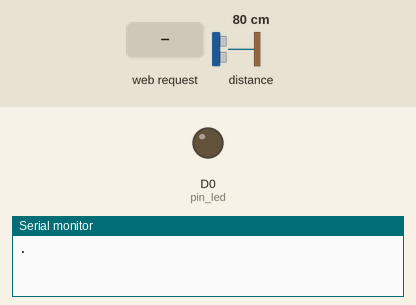
A sketch run on a simulated ESP8266 (NodeMCU). Parts: output pins drawn as LEDs (lit = HIGH), the last lines printed to the serial monitor. Wiring (inferred from the names in the program): ultrasonic range finder: trigger D5; echo D3. Dashed ring = blinking. The inputs (shaded band) are chosen by the test bench; at power-on: distance to the obstacle 80 cm. The echo pulse lasts 58.3 µs per cm; WiFi joins after 1.5 s; servers stay silent unless stated; pins used as bus, display or sensor lines are not drawn.

Above: at 0.1 s.
At 2.7 s:
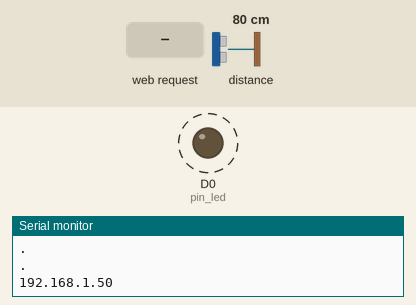
2.8 s: HTTP request GET / received
Timing chart, 0 to 11.0 s (numbered marks = the images above; inputs shaded):
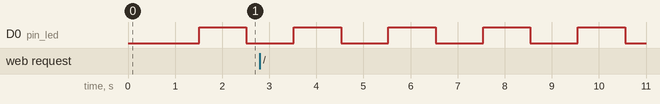

The sketch:

Hydro-chain.ino
```cpp
#include<ESP8266WiFi.h>
#include<ESP8266WebServer.h>
#include<string.h>

#define pin_led 16
#define trig D5
#define echo D3
#define radius 10

ESP8266WebServer server(80);
char* ssid = "Your WiFi SSID";
char* pass = "Your WiFi password";

long duration;
int distance1;
int distance=0;
float volume=0;

void setup() {
  pinMode(pin_led, OUTPUT);
  pinMode(trig, OUTPUT);
  pinMode(echo, INPUT);
  WiFi.begin(ssid, pass);
  Serial.begin(9600);
  while(WiFi.status()!=WL_CONNECTED) {
    Serial.println(".");
    delay(500);
  }
  Serial.println(WiFi.localIP());
  server.on("/", ret_value);
  server.onNotFound(handle_NotFound);
  server.begin();
}

void loop() {
  server.handleClient();
  digitalWrite(trig, LOW);
  delayMicroseconds(2);
  digitalWrite(trig, HIGH);
  delayMicroseconds(10);
  digitalWrite(trig, LOW);
  duration = pulseIn(echo, HIGH);
  distance1 = duration*0.034/2;
  if(distance) {
    if(distance1 > distance) {
      Serial.println(distance1);
      volume += ((distance1-distance)*3.1415*radius*radius)/1000;
    }
  }
  distance = distance1;
  digitalWrite(pin_led,!digitalRead(pin_led));
  delay(1000);
}

void ret_value() {
  String m = String(volume);
  Serial.println("I'm returning the value");
  server.sendHeader("Access-Control-Allow-Origin","*");
  server.send(200, "text/plain", m);
}

void handle_NotFound() {
  server.send(404, "text/plain", "Not found");
}
```

Measured:
- by itself, D0 (pin_led): alternates HIGH for 1.0 s and LOW for 1.0 s
